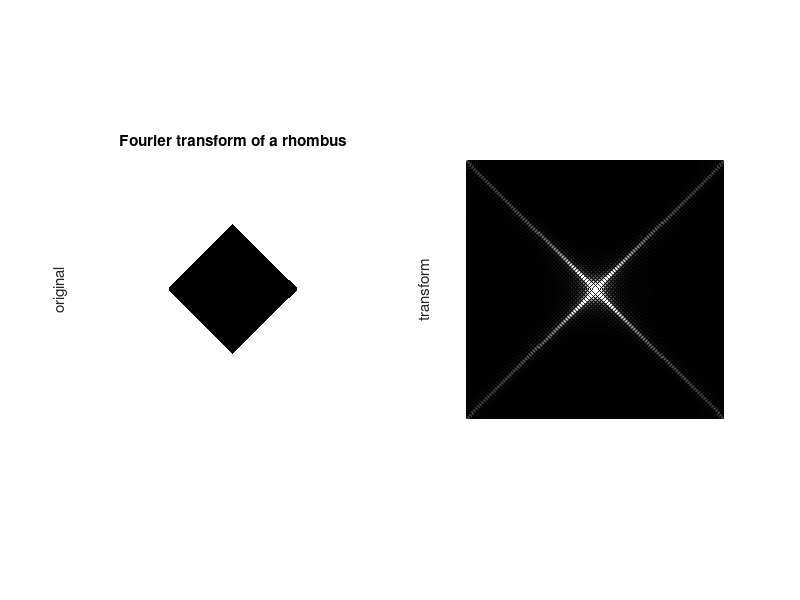

MATLAB code for this plot:
% Fourier transform
% rhombus
fg=ones(256,256); %white plane
for n=1:64,
   fgx=128+(-n:n); fgy=64+n;
   fg(fgx,fgy)=0; %one triangle
   fg(fgx,256-fgy)=0; %the other triangle
end
Ffg=fftshift(fft2(fg)); %Fourier transform
M=max(max(Ffg)); % the one maximum value
sFfg=(256*Ffg/M); %normalization
figure(1)
subplot(1,2,1)
imshow(fg); %plots the binary image
title('Fourier transform of a rhombus');
ylabel('original');
subplot(1,2,2)
imshow(abs(sFfg)); %plots the Fourier transform
ylabel('transform');
